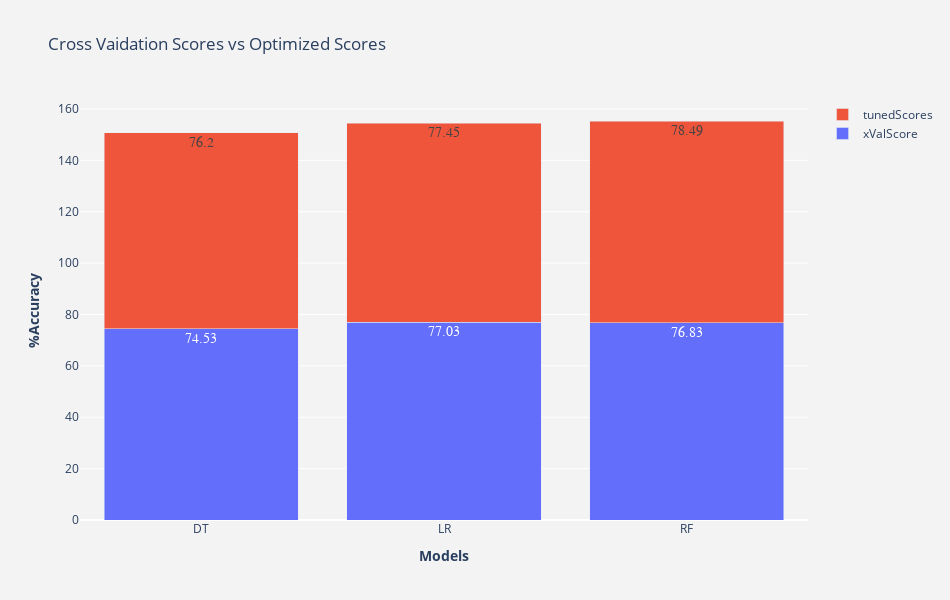

Notebook source saved alongside this figure:
### Markdown cell above
## Model Selection

### Code cell
"""Create a function that compares cross validation scores with tunned scores for different models by
plotting them."""
def compareModelsAccuracy():
    """Returns a stack bar chart of tuned and x validation scores of models."""
    
    # Sort by index and converting to series object to plot.
    xValScore = xValScoresSorted[~xValScoresSorted.index.isin(["XGBC","GNB"])].sort_index().T.squeeze()
    tunedScore = bestScoreAndHyperparametersSorted.iloc[:,0].sort_index().T.squeeze()
    
    # Create two subplots of stack bar chart
    fig=make_subplots(
        rows=1, 
        cols=1,
        vertical_spacing=0.3,
        print_grid=False) # This suppresses "This is the format of your plot grid:" text from popping out.

    # Add trace for stack bar
    fig.add_trace(go.Bar(x=xValScore.index,
                             y=xValScore,
                             text=xValScore,
                             hoverinfo="x+y",
                             textposition="auto",
                             name="xValScore",
                             textfont=dict(family="sans serif",size=14),
                             ),
                     row=1,
                     col=1
                     )

    # Add another trace for stack bar
    fig.add_trace(go.Bar(x=tunedScore.index,
                             y=tunedScore,
                             text=tunedScore,
                             hoverinfo="x+y",
                             textposition="auto",
                             name="tunedScores",
                             textfont=dict(family="sans serif",size=14),
                             ),
                     row=1,
                     col=1
                     )
        
    # Update the layout. Add title, dimension, and background color
    fig.layout.update(
        height=600, 
        width=950,
        hovermode="closest",
        barmode = "stack",
        title_text = "Cross Vaidation Scores vs Optimized Scores",
        paper_bgcolor="rgb(243, 243, 243)",
        plot_bgcolor="rgb(243, 243, 243)"
        )

    # Set y-axis titles in bold
    fig.layout.yaxis1.update(title="<b>%Accuracy</b>")
    
    # Set x-axis title in bold
    fig.layout.xaxis1.update(title="<b>Models</b>")
    return fig.show()

"""Call the function to plot the scores."""
compareModelsAccuracy()

### Figure 1 — Plotly figure (JSON) as saved in the notebook; plotly's stock layout.template omitted (floating-point values rounded to 4 significant figures)
{"data": [{"hoverinfo": "x+y", "name": "xValScore", "text": [74.53, 77.03, 76.83], "textfont": {"family": "sans serif", "size": 14}, "textposition": "auto", "type": "bar", "x": ["DT", "LR", "RF"], "xaxis": "x", "y": [74.53, 77.03, 76.83], "yaxis": "y"}, {"hoverinfo": "x+y", "name": "tunedScores", "text": [76.2, 77.45, 78.49], "textfont": {"family": "sans serif", "size": 14}, "textposition": "auto", "type": "bar", "x": ["DT", "LR", "RF"], "xaxis": "x", "y": [76.2, 77.45, 78.49], "yaxis": "y"}], "layout": {"barmode": "stack", "height": 600, "hovermode": "closest", "paper_bgcolor": "rgb(243, 243, 243)", "plot_bgcolor": "rgb(243, 243, 243)", "title": {"text": "Cross Vaidation Scores vs Optimized Scores"}, "width": 950, "xaxis": {"anchor": "y", "domain": [0, 1], "title": {"text": "<b>Models</b>"}}, "yaxis": {"anchor": "x", "domain": [0, 1], "title": {"text": "<b>%Accuracy</b>"}}}}
